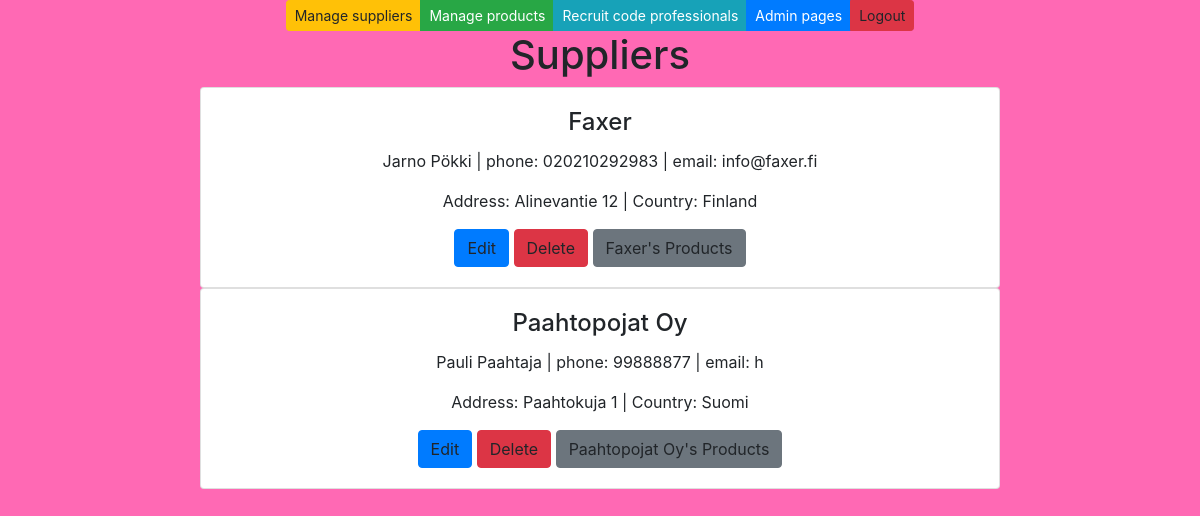
Screenshot of /suppliers/ with the database file from the repository.
### app/models.py (models this page shows, shortened)
class Supplier(models.Model):
    companyname = models.CharField(max_length = 50, default="firma")
    contactname = models.CharField(max_length = 50, default="firma")
    address = models.CharField(max_length = 100, default="firma")
    phone = models.CharField(max_length = 20, default="firma")
    email = models.CharField(max_length = 50, default="firma")
    country = models.CharField(max_length = 50, default="firma")

### app/views.py (the view)
# urls.py: path('suppliers/', supplierlistview),
def supplierlistview(request):
    supplierlist = Supplier.objects.all()
    context = {'suppliers': supplierlist}
    return render (request,"supplierlist.html",context)

### app/templates/supplierlist.html
{% extends 'index.html' %}
{% block content %}
<h1>Suppliers</h1>
{% for s in suppliers %}
<div class="card" style="width: 50rem;">
    <div class="card-body">
        <h4 class="card-title">{{s.companyname}}</h4>
        <p class="card-text">{{s.contactname}} | phone: {{s.phone}} | email: {{s.email}} </p>
        <p class="card-text">Address: {{s.address}} | Country: {{s.country}}</p>
        <a class="btn btn-primary">Edit</a>
        <a class="btn btn-danger">Delete</a>
        <a class="btn btn-secondary">{{s.companyname}}'s Products</a>
    </div>
</div>
{% empty %}
<h3>No Suppliers saved in the database.</h3>
{% endfor %}
{% endblock %}

### app/static/style.css (style rules this page uses)
body { background-color: hotpink; }

### rows the page displays
Supplier: companyname "Faxer", contactname "Jarno Pökki", phone "020210292983", email "info@faxer.fi", address "Alinevantie 12", country "Finland"
Supplier: companyname "Paahtopojat Oy", contactname "Pauli Paahtaja", phone "99888877", email "h", address "Paahtokuja 1", country "Suomi"
